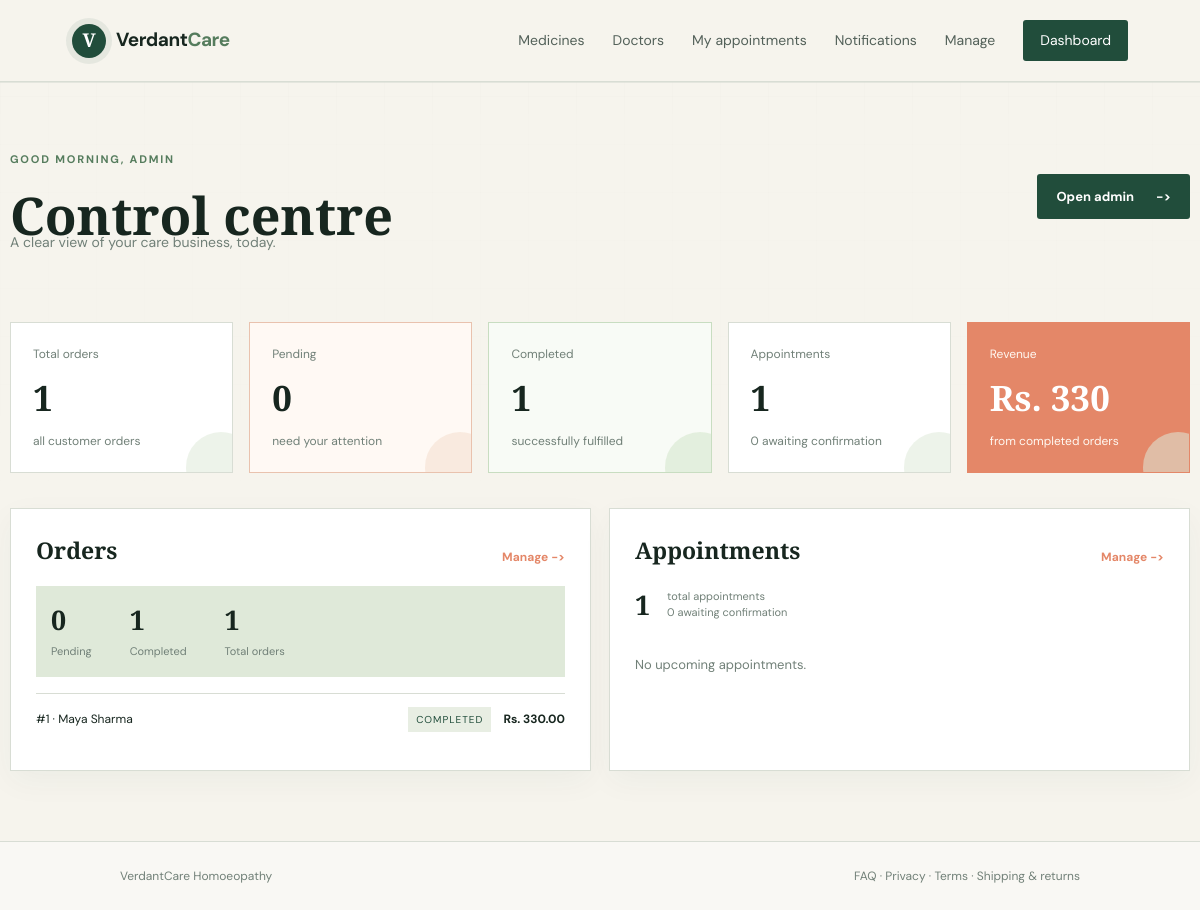
The page /dashboard/ (signed in) on the database its author committed.
### store/models.py (models this page shows, shortened)
class Order(models.Model):
    STATUS_CHOICES = [("pending", "Pending"), ("confirmed", "Confirmed"), ("shipped", "Shipped"), ("delivered", "Delivered"), ("completed", "Completed"), ("cancelled", "Cancelled")]
    customer = models.ForeignKey(User, on_delete=models.PROTECT, related_name="orders")
    total_amount = models.DecimalField(max_digits=10, decimal_places=2)
    status = models.CharField(max_length=20, choices=STATUS_CHOICES, default="pending")
    shipping_address = models.TextField()
    placed_at = models.DateTimeField(auto_now_add=True)
    class Meta:
        ordering = ["-placed_at"]

### store/views.py (the view)
# urls.py: path("dashboard/", views.dashboard, name="dashboard"),
@user_passes_test(staff_required)
def dashboard(request):
    revenue = Order.objects.filter(status="completed").aggregate(total=Sum("total_amount"))["total"] or 0
    context = {
        "customer_count": User.objects.filter(is_staff=False).count(),
        "doctor_count": Doctor.objects.count(),
        "medicine_count": Medicine.objects.count(),
        "order_count": Order.objects.count(),
        "pending_orders": Order.objects.filter(status="pending").count(),
        "completed_orders": Order.objects.filter(status="completed").count(),
        "appointment_count": Appointment.objects.count(),
        "pending_appointments": Appointment.objects.filter(status="requested").count(),
        "revenue": revenue,
        "recent_orders": Order.objects.select_related("customer").all()[:5],
        "upcoming_appointments": Appointment.objects.select_related("customer", "doctor").filter(appointment_date__gte=timezone.localdate()).all()[:5],
    }
    return render(request, "store/dashboard.html", context)

### store/views.py (called while the page is built)
def staff_required(user):
    return user.is_authenticated and user.is_staff

### templates/store/dashboard.html (shortened to what this page needs)
{% extends 'base.html' %}
{% load static %}
{% block extra_css %}<link rel="stylesheet" href="{% static 'css/dashboard.css' %}">{% endblock %}
{% block content %}
<section class="dashboard-head"><div><p class="eyebrow">Good morning, {{ user.first_name|default:user.username }}</p><h1>Control centre</h1><p class="dashboard-subtitle">A clear view of your care business, today.</p></div><a class="button button-dark" href="/admin/">Open admin <span>-></span></a></section>
<section class="stats-grid operations-grid"><div class="stat-card"><span>Total orders</span><strong>{{ order_count }}</strong><small>all customer orders</small></div><div class="stat-card pending-card"><span>Pending</span><strong>{{ pending_orders }}</strong><small>need your attention</small></div><div class="stat-card completed-card"><span>Completed</span><strong>{{ completed_orders }}</strong><small>successfully fulfilled</small></div><div class="stat-card"><span>Appointments</span><strong>{{ appointment_count }}</strong><small>{{ pending_appointments }} awaiting confirmation</small></div><div class="stat-card accent"><span>Revenue</span><strong>Rs. {{ revenue }}</strong><small>from completed orders</small></div></section>
<section class="dashboard-grid"><div class="panel"><div class="panel-head"><h2>Orders</h2><a href="/admin/store/order/">Manage -></a></div><div class="order-summary"><div><strong>{{ pending_orders }}</strong><span>Pending</span></div><div><strong>{{ completed_orders }}</strong><span>Completed</span></div><div><strong>{{ order_count }}</strong><span>Total orders</span></div></div>{% for order in recent_orders %}<div class="table-row"><span>#{{ order.id }} · {{ order.customer.get_full_name|default:order.customer.username }}</span><span class="status status-{{ order.status }}">{{ order.get_status_display }}</span><strong>Rs. {{ order.total_amount }}</strong></div>{% empty %}<p class="empty">No orders yet.</p>{% endfor %}</div><div class="panel"><div class="panel-head"><h2>Appointments</h2><a href="/admin/store/appointment/">Manage -></a></div><div class="appointment-count"><strong>{{ appointment_count }}</strong><span>total appointments<br>{{ pending_appointments }} awaiting confirmation</span></div>{% for appointment in upcoming_appointments %}<div class="table-row"><span>{{ appointment.appointment_date|date:'d M' }} · Dr. {{ appointment.doctor.name }}</span><span class="status status-{{ appointment.status }}">{{ appointment.get_status_display }}</span></div>{% empty %}<p class="empty">No upcoming appointments.</p>{% endfor %}</div></section>
{% endblock %}

### static/css/site.css (style rules this page uses)
:root { --ink:#17261f;--forest:#214d3b;--moss:#557c5d;--sage:#dfe9d9;--cream:#f6f4ed;--coral:#e48768;--line:#d8ddd4;--muted:#718078 }
* { box-sizing:border-box }
body { margin:0;background:var(--cream);color:var(--ink);font-family:'DM Sans',sans-serif;line-height:1.5 }
a { color:inherit;text-decoration:none }
.eyebrow,.card-kicker { text-transform:uppercase;letter-spacing:1.8px;font-size:11px;color:var(--moss);font-weight:700 }
.button { border:0;padding:13px 19px;display:inline-flex;gap:22px;align-items:center;justify-content:space-between;font-weight:700;font-size:13px;border-radius:3px;cursor:pointer }
.button-dark { background:var(--forest);color:#fff }
.section-heading,.dashboard-head,.panel-head { display:flex;justify-content:space-between;align-items:end;margin-bottom:34px }
.status { font-size:10px;text-transform:uppercase;letter-spacing:1px;padding:5px 8px;background:#e8eee3;color:var(--forest) }
.dashboard-head,.stats-grid,.dashboard-grid { max-width:1180px;margin-left:auto;margin-right:auto }
.dashboard-head { padding:58px 0 35px;align-items:center }
.dashboard-head h1 { font:700 52px 'Playfair Display',serif;margin:0 }
.stats-grid { display:grid;grid-template-columns:repeat(4,1fr);gap:16px }
.stat-card { background:#fff;border:1px solid var(--line);padding:22px }
.stat-card.accent { background:var(--coral);color:white;border-color:var(--coral) }
.stat-card span,.stat-card small { display:block;font-size:12px;color:var(--muted) }
.stat-card.accent span,.stat-card.accent small { color:#fff8f1 }
.stat-card strong { display:block;font:700 35px 'Playfair Display',serif;margin:11px 0 }
.dashboard-grid { display:grid;grid-template-columns:1fr 1fr;gap:18px;padding:35px 0 70px }
.panel { background:#fff;border:1px solid var(--line);padding:25px }
.panel-head { margin-bottom:20px }
.panel h2 { font:700 23px 'Playfair Display',serif;margin:0 }
.panel-head a { font-size:12px;color:var(--coral);font-weight:700 }
.order-summary { display:flex;gap:38px;background:var(--sage);padding:15px;margin-bottom:16px }
.order-summary strong,.appointment-count strong { display:block;font:700 27px 'Playfair Display',serif }
.order-summary span,.appointment-count span { font-size:11px;color:var(--muted) }
.table-row { display:grid;grid-template-columns:1fr auto auto;gap:12px;align-items:center;padding:13px 0;border-top:1px solid var(--line);font-size:12px }
.appointment-count { display:flex;gap:17px;align-items:center;margin-bottom:16px }
.empty { color:var(--muted);font-size:13px;padding:16px 0 }

### static/css/motion.css (style rules this page uses)
body { animation:page-in .7s cubic-bezier(.22,.61,.36,1) both }
.medicine-card,.doctor-card,.appointment-row,.panel,.management-doctor,.management-table,.form-panel,.appointment-management-row,.review-moderation-card,.report-panel,.report-kpis>div,.notification-card { animation:page-in .65s both;transition:transform .3s ease,box-shadow .3s ease,border-color .3s ease }
.button { position:relative;overflow:hidden;isolation:isolate;transition:transform .25s ease,box-shadow .25s ease,background .25s ease }
.button:after { content:"";position:absolute;inset:0 auto 0 0;width:45%;background:rgba(255,255,255,.18);transform:translateX(-130%) skewX(-18deg);z-index:-1 }
.status { transition:transform .2s ease }

### static/css/design.css (style rules this page uses)
:root { --paper:#f6f4ed;--paper-deep:#edf1e8;--ink-soft:#53635a;--shadow:0 22px 55px rgba(31,67,49,.09) }
html { overflow-x:hidden }
body { overflow-x:hidden;background:var(--paper);color:var(--ink) }
body:before { content:"";position:fixed;inset:0;pointer-events:none;opacity:.28;background-image:linear-gradient(rgba(33,77,59,.035) 1px,transparent 1px),linear-gradient(90deg,rgba(33,77,59,.035) 1px,transparent 1px);background-size:48px 48px;mask-image:linear-gradient(to bottom,black,transparent 75%);z-index:-1 }
.management-table,.report-panel,.form-panel,.management-doctor,.panel { box-shadow:0 10px 30px rgba(33,77,59,.045) }

### rows shown on the page
Order: id "1", customer.get_full_name "Maya Sharma", status "COMPLETED", total_amount "330.00"

### other values the page prints
{{ user.first_name|default:user.username }} "ADMIN"
{{ order_count }} "1"
{{ pending_orders }} "0"
{{ completed_orders }} "1"
{{ appointment_count }} "1"
{{ pending_appointments }} "0"
{{ revenue }} "330"
